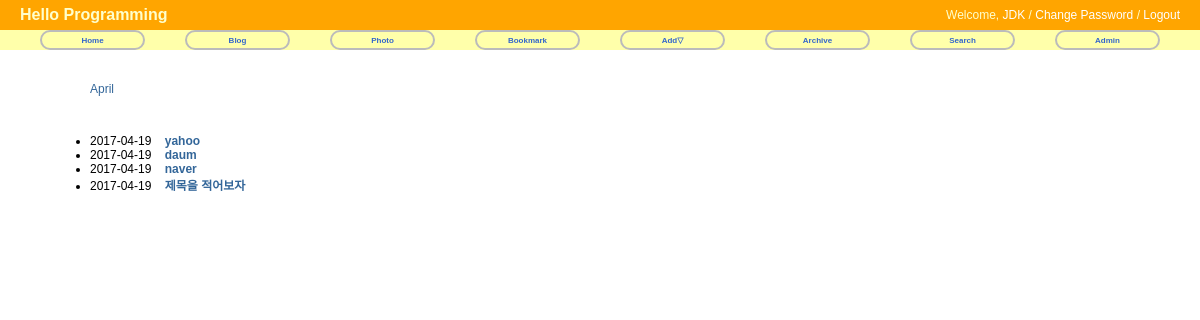
Screenshot of /blog/2017/ with the database file from the repository.
### blog/models.py (models this page shows, shortened)
@python_2_unicode_compatible
class Post(models.Model):
    title = models.CharField('TITLE',max_length=50)
    slug = models.SlugField('SLUG',unique=True,allow_unicode=True,help_text='one word for title alias') #allow_unicode하면 한글처리가능
    description = models.CharField('DESCRIPTION',max_length=100,blank=True,help_text='simple description text')
    content = models.TextField('CONTENT')
    create_date = models.DateTimeField('Create Date',auto_now_add=True)#antu_now_add = 객체가 생성될 때 자동 기록
    modify_date = models.DateTimeField('Modify_Date',auto_now=True)#auto_now = 데이터베이스에 저장될 때 자동 기록
    class Meta: #필드 외에 필요한 파라미터는 메타클래스에 정의
        verbose_name = 'post' #테이블 단수 별칭
        verbose_name_plural = 'posts' #테이블 복수 별칭
        db_table = 'my_post' #데이터베이스에 저장되는 테이블 이름을 'my_post' 로함
        ordering = ('-modify_date',) # 모델객체 리스트 출력시 정렬을 modify_date기준 내림차순
    def get_absolute_url(self):
        return reverse('blog:post_detail',args=(self.slug,)) # 장고 내장 함수

### blog/views.py (the view)
# urls.py: url(r'^(?P<year>\d{4})/$', PostYAV.as_view(), name='post_year_archive'), # /2012/
class PostYAV(YearArchiveView):
    model = Post
    date_field = 'modify_date'
    make_object_list = True

### blog/templates/blog/post_archive_year.html (shortened to what this page needs)
{% extends "base.html"%}
{% block content %}
<div id="content">
    <ul>
      {% for date in date_list %}
        <li style="display:inline;">
          <a href="{% url 'blog:post_month_archive' year|date:'Y' date|date:'b'%}">{{date|date:"F"}}</a>
        </li>
     {% endfor %}
   </ul>
   <br />
   <div>
     <ul>
       {% for post in object_list %}
       <li>
         {{post.modify_date|date:"Y-m-d"}}&nbsp;&nbsp;&nbsp;
         <a href="{{post.get_absolute_url}}"><strong>{{post.title}}</strong></a>
       </li>
       {% endfor %}
     </ul>
   </div>
 </div>
 {% endblock %}

### static/css/base.css (style rules this page uses)
body { font-family: "Lucida Grande","Verdana","Arial","sans-serif"; font-size: 12px; }
div#content { position: absolute; top: 70px; left: 50px; right: 50px; }
a:link, a:visited { color: #369; text-decoration: none; }

### rows the page displays
Post: modify_date "2017-04-19", title "yahoo"
Post: modify_date "2017-04-19", title "daum"
Post: modify_date "2017-04-19", title "naver"
Post: modify_date "2017-04-19", title "제목을 적어보자"

### other values shown
{{ date|date:"F" }} "April"
